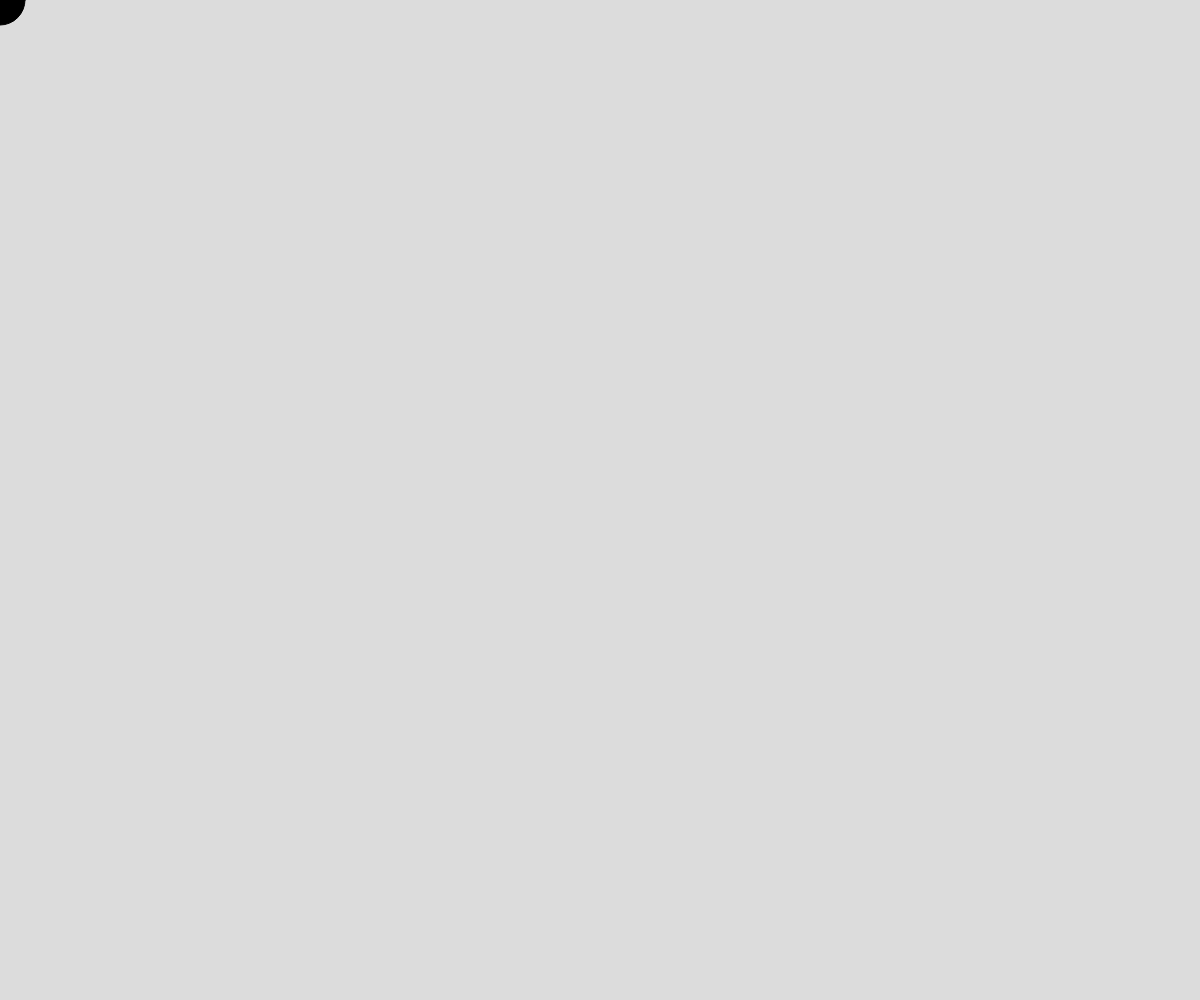
Frame 1 (no input)
Frame 60 (no input): identical to frame 1, image omitted
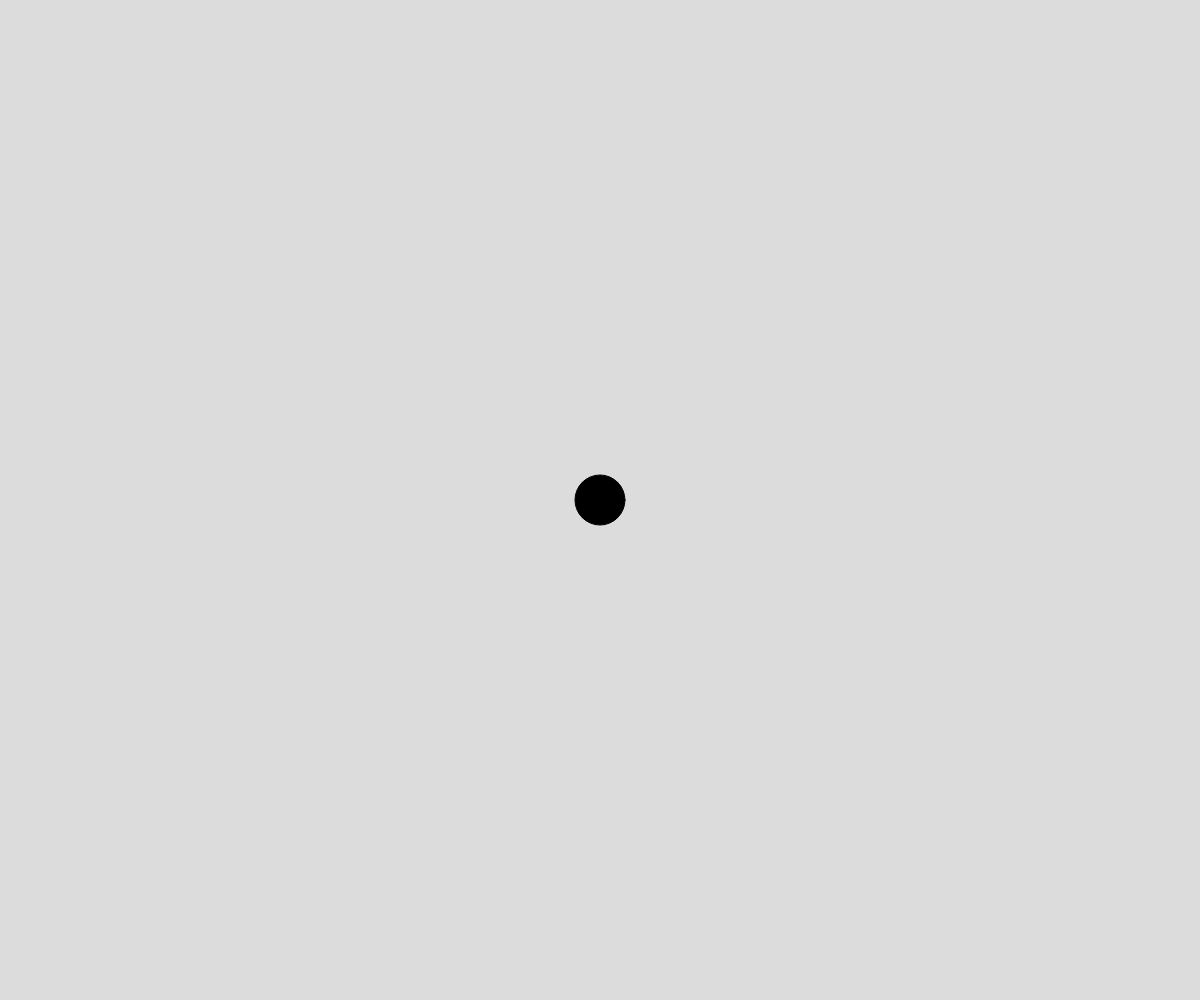
Frame 120 (the mouse pressed at the canvas centre since frame 60)

The p5.js sketch that drew these frames (run headless with seeded random() and noise() and a simulated clock; from frame 60 on, the mouse is pressed at the canvas centre):

// p5.js sketch
// ── sketch.js
// Project Title
// Your Name
// Date
//
// Extra for Experts:
// - describe what you did to take this project "above and beyond"


function setup() {
  createCanvas(windowWidth, windowHeight);
}

function draw() {
  background(220);
  fill("black");
  circle(mouseX, mouseY, 50);
}

// ── style.css
html{
  width:100%;
  height:100%;
  background-color: #222831;
}

html, body {
margin: auto;
padding: auto;
}

p{
  display: inline-block;
  font-family: 'inter';
  color: #EEEEEE;
  padding: 0px;
  margin: 0px;
}

img{
  float: left;
  background-size: cover; 
  height: 300px; 
  width: 600px; 
  margin-right: 10px;
  display:inline-block;
}

h1{
  text-align: center;
  font-size: 50px;
  font-family: 'montserrat';
  color: #EEEEEE;
  background-color: #76ABAE;
  margin: 0%;
  padding-bottom: 5px;
}

h2{
  font-family: 'inter';
  color: #EEEEEE;
  padding: 15px;
  margin: 0px;
  background-color: #31363F;
}

h3{
  font-family: 'inter';
  color: #EEEEEE;
}

h4{
  font-family: 'inter';
  font-size: 20px;
  color: #EEEEEE;
  background-color: #76ABAE;
  margin: 0%;
  padding-left: 50px;
  padding-top: 10px;
}
